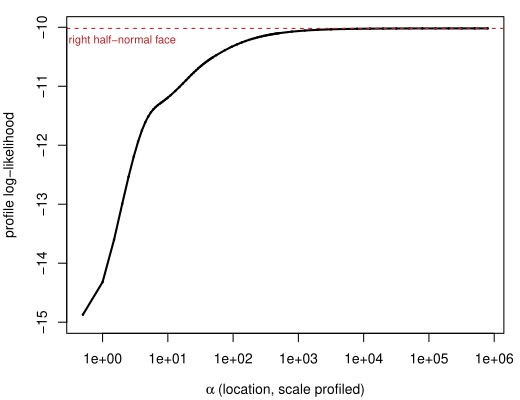

Source code (R):
# Entry 7: Azzalini skew-normal. Infinite shape estimate (escape to the
# translated half-normal) and the profile-zero stationary point at alpha =
# 0 for every sample (envelope theorem on the normal profile). Frequencies
# and the bimodal-profile mechanism are in
# dev/research/evaluations/2026-10-29-sn.md: at alpha = 5, n = 20 the escape
# frequency is 77/100.
source("dev/research/failure-gallery/common.R")

rsn_direct <- function(n, xi, omega, alpha) {
  delta <- alpha / sqrt(1 + alpha^2)
  u0 <- rnorm(n); v <- rnorm(n)
  u1 <- delta * u0 + sqrt(1 - delta^2) * v
  z <- ifelse(u0 > 0, u1, -u1)
  xi + omega * z
}
dsn_direct <- function(x, xi, omega, alpha) {
  (2 / omega) * dnorm((x - xi) / omega) * pnorm(alpha * (x - xi) / omega)
}

x <- NULL
for (seed in 1:200) {
  set.seed(seed)
  xx <- rsn_direct(20, 0, 1, 5)
  r <- try_report(mlsn(xx))
  if (!r$ok && grepl("infinite", r$value)) { x <- xx; chosen_seed <- seed; break }
}
if (is.null(x)) stop("no escaping seed found")
cat(sprintf("n = %d skew-normal(alpha=5) sample, seed %d:\n", length(x), chosen_seed))
cat("  mlsn(x): ", try_report(mlsn(x))$value, "\n", sep = "")

# The alpha = 0 stationary point: the normal profile shape-score is zero
# for every nonconstant sample (envelope theorem).
rep0 <- try_report(mlsn(x, alpha = 0))
mu0 <- mean(x); s0 <- sqrt(mean((x - mu0)^2))
score_at_zero <- sqrt(2 / pi) * sum((x - mu0) / s0)
cat(sprintf("mlsn(x, alpha = 0): logLik = %.5f; shape score at alpha=0 (should be 0): %.3e\n",
            ll(rep0$value), score_at_zero))

xi_hat <- min(x)
omega_hat <- sqrt(mean((x - xi_hat)^2))
loglik_rhn <- sum(log(dsn_direct(x, xi_hat - 1e-9, omega_hat, 1e12)))
cat(sprintf("Right half-normal face: xi = %.4f, omega = %.4f, logLik = %.5f\n",
            xi_hat, omega_hat, loglik_rhn))

neg_ll <- function(par, alpha) {
  xi <- par[1]; omega <- exp(par[2])
  -sum(log(dsn_direct(x, xi, omega, alpha)))
}
profile_alpha <- function(alpha, start) {
  o <- optim(start, neg_ll, alpha = alpha, method = "Nelder-Mead",
             control = list(maxit = 500, reltol = 1e-12))
  list(loglik = -o$value, par = o$par)
}

alphas <- c(seq(0, 10, by = 0.5), seq(11, 50, by = 2), seq(55, 500, by = 20),
            10^seq(2.7, 6, by = 0.2))
prof <- numeric(length(alphas))
start <- c(mean(x), log(sd(x)))
for (i in seq_along(alphas)) {
  r <- profile_alpha(alphas[i], start)
  prof[i] <- r$loglik
  start <- r$par
}

open_pdf("fig07-sn.pdf", width = 5.2, height = 4)
par(mar = c(4, 4, 1, 1))
plot(alphas, prof, type = "l", log = "x", lwd = 2,
     xlab = expression(alpha ~ "(location, scale profiled)"),
     ylab = "profile log-likelihood")
points(alphas, prof, pch = 16, cex = 0.4)
abline(h = loglik_rhn, lty = 2, col = "firebrick")
text(2, loglik_rhn, "right half-normal face", pos = 1, col = "firebrick", cex = 0.8)
dev.off()
cat("wrote", file.path(fig_dir, "fig07-sn.pdf"), "\n")
